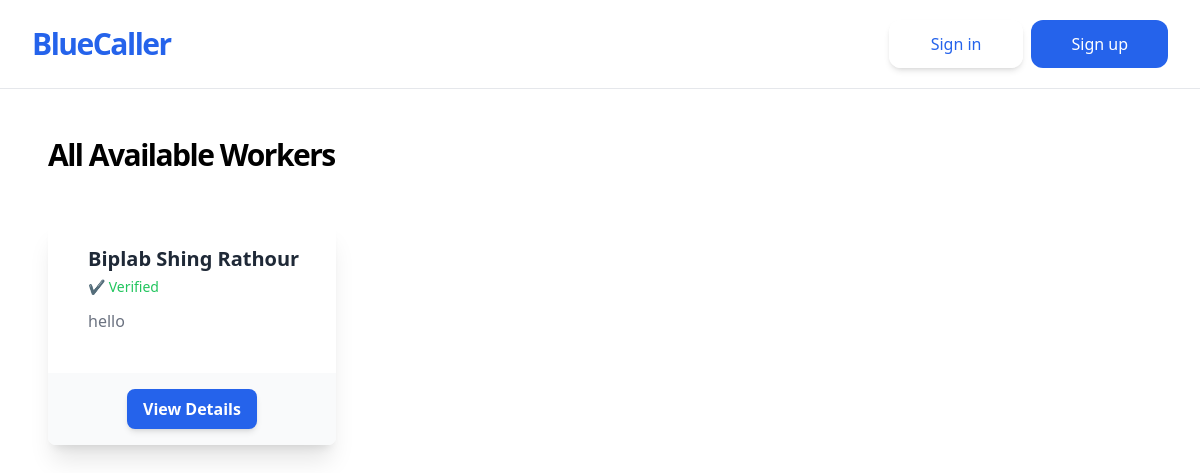
The app's page /get-started/, older data.
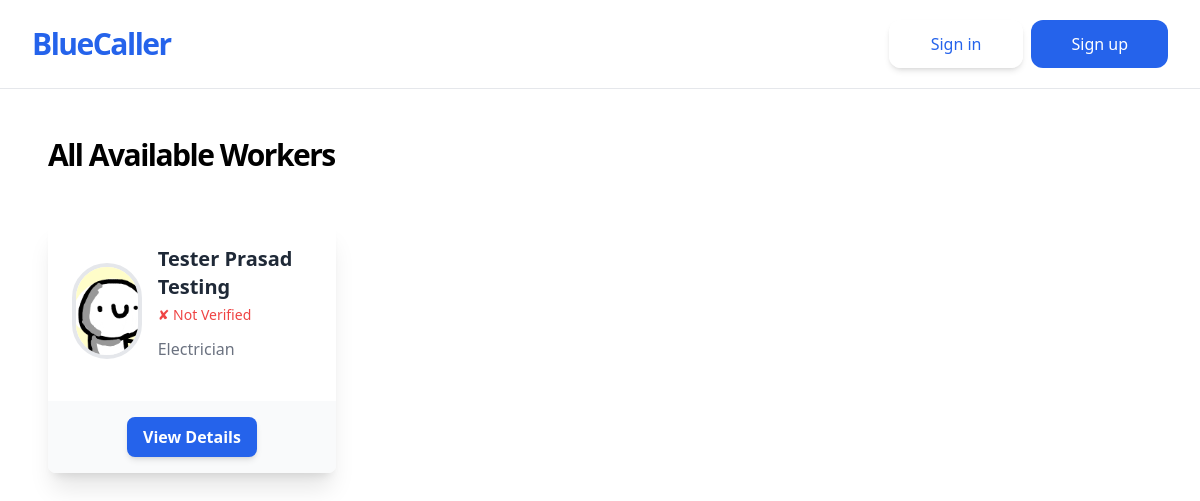
The same page, newer data.
### jobs/models.py (models this page shows, shortened)
class Worker(models.Model):
    owner=models.OneToOneField(User,on_delete=models.CASCADE)
    name=models.CharField(max_length=50)
    phone_number=models.CharField(max_length=10, unique=True)
    tagline=models.CharField(max_length=100)
    bio=models.TextField(blank=True)
    profile_pic=models.ImageField(upload_to="profiles/", blank=True)
    verified = models.BooleanField(default=False)
    citizenship_image = models.ImageField(upload_to='citizenship/', blank=True, null=True)
    certificate_file = models.FileField(upload_to='certificates/', blank=True, null=True)
    latitude = models.CharField(max_length=20,null=True,blank=True)
    longitude = models.CharField(max_length=20,null=True,blank=True)
    appointed = models.BooleanField(default=False)
    appointment_date = models.DateTimeField(null=True, blank=True)

### jobs/views.py (the view)
# urls.py: path('get-started/', WorkerListView.as_view(), name='worker-list'),
class WorkerListView(ListView):
    model = Worker

### jobs/templatetags/distance.py (called while the page is built, shortened)
@register.simple_tag(takes_context=True)
def distance_if_customer(context, worker):
    user = context['user']
    return ""

### jobs/templates/jobs/worker_list.html (shortened to what this page needs)
{% extends 'jobs/_base.html' %}
{% load distance %}
{% block content %}
    <div class="flex items-center justify-between mb-12">
        <h1 class="text-3xl font-bold tracking-tighter text-black-600 transition duration-500 ease-in-out transform tracking-relaxed lg:pr-8">All Available Workers</h1>
    </div>
    <div class="grid grid-cols-1 sm:grid-cols-2 md:grid-cols-3 gap-8">
        {% for worker in object_list %}
            <a href="{% url 'worker-detail' worker.pk %}">
                <div class="bg-white rounded-lg shadow-xl transform hover:scale-105 transition duration-300 ease-in-out">
                    <div class="p-6 flex items-center">
                        <div>
                            {% if worker.profile_pic %}
                                <img class="w-24 h-24 object-cover rounded-full border-4 border-white-500" src="{{ worker.profile_pic.url }}" alt="Profile pic">
                            {% endif %}
                        </div>
                        <div class="ml-4">
                            <p class="text-xl font-semibold text-gray-800">{{ worker.name }}</p>
                            <div class="flex items-center space-x-2 text-sm text-gray-600 mt-1">
                                {% if worker.verified %}
                                    <span class="text-green-500">&#10004; Verified</span>
                                {% else %}
                                    <span class="text-red-500">&#10008; Not Verified</span>
                                {% endif %}
                            </div>
                            <p class="text-gray-500 mt-3">{{ worker.tagline }}</p>
                            <p class="text-gray-600 pt-4">
                            </p>
                        </div>
                    </div>
                    <div class="px-6 py-4 bg-gray-50 rounded-b-lg text-center">
                        <button class="px-4 py-2 bg-blue-600 text-white font-bold rounded-lg shadow-md hover:bg-blue-700 transform hover:scale-105 transition duration-200 ease-in-out">
                            View Details
                        </button>
                    </div>
                </div>
            </a>
        {% endfor %}
    </div>
{% endblock content %}

Row changes from the older to the newer data that the page shows:
removed Worker: name "Biplab Shing Rathour", verified "✔ Verified", tagline "hello"
added Worker: profile_pic (picture), name "Tester Prasad Testing", verified "✘ Not Verified", tagline "Electrician"
